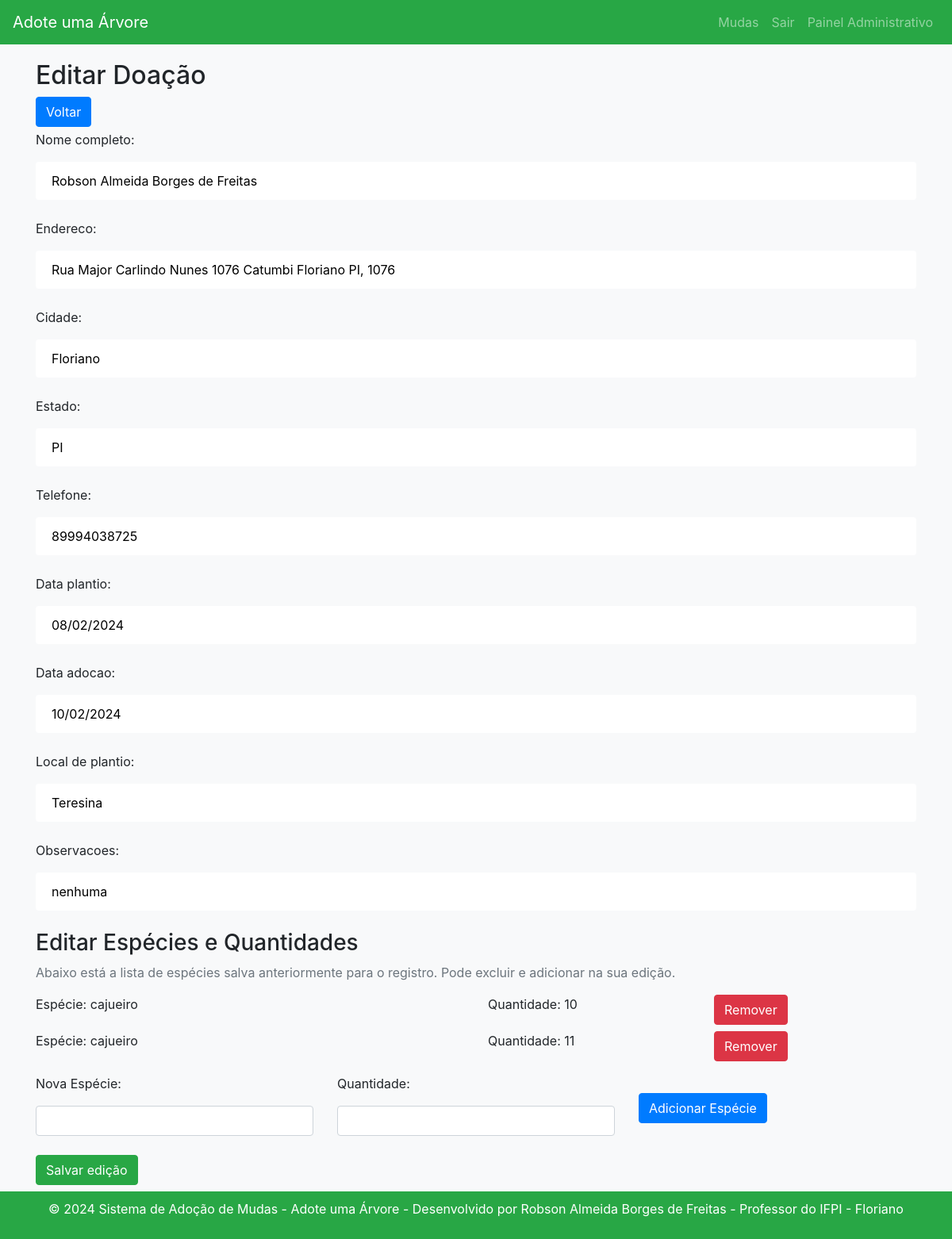
Screenshot of /doacoes/alterar/6/ (signed in) with the database file from the repository.
### arvore/models.py (models this page shows, shortened)
class DoacaoAvulso(models.Model):
    nome_completo = models.CharField(max_length=150)
    endereco = models.CharField(max_length=300)
    cidade = models.CharField(max_length=100)
    estado = models.CharField(max_length=100)
    telefone = models.CharField(max_length=20)
    funcionario = models.ForeignKey(User, on_delete=models.CASCADE)
    data_plantio = models.DateField(null=True, blank=True)
    data_adocao = models.DateField(null=True, blank=True)
    local_de_plantio = models.CharField(max_length=200)
    observacoes = models.CharField(max_length=200, null=True, blank=True)

class EspecieQuantidade(models.Model):
    doacao = models.ForeignKey('DoacaoAvulso', on_delete=models.CASCADE)
    especie = models.CharField(max_length=150)
    quantidade = models.IntegerField()

### arvore/views.py (the view)
# urls.py: path('doacoes/alterar/<int:pk>/', views.editar_doacao, name='alterar_doacao'),
@login_required
@user_passes_test(is_member_of_team)
def editar_doacao(request, pk):
    doacao = get_object_or_404(DoacaoAvulso, pk=pk)
    if request.method == 'POST':
        form = DoacaoAvulsoForm2(request.POST, instance=doacao)
        if form.is_valid():
            doacao = form.save(commit=False)
            doacao.funcionario = request.user
            doacao.save()
            doacao.especiequantidade_set.all().delete()
            especies_quantidades_raw = request.POST.getlist('especies_quantidades[]')
            for especie_quantidade_str in especies_quantidades_raw:
                especie, quantidade = especie_quantidade_str.split('|')
                EspecieQuantidade.objects.create(doacao=doacao, especie=especie, quantidade=quantidade)
            return redirect('detalhes_doacao', pk=pk)
    else:
        form = DoacaoAvulsoForm2(instance=doacao)
    return render(request, 'editar_doacao.html', {'form': form, 'doacao': doacao})

### arvore/forms.py
class DoacaoAvulsoForm2(forms.ModelForm):
    telefone = forms.CharField(widget=forms.TextInput(attrs={
            'type': 'tel',
            'placeholder': '(99)99999-9999',
            'title': 'Informe um número de telefone válido (apenas números)',
            'required': True
        }))
    class Meta:
        model = DoacaoAvulso
        fields = '__all__'
        exclude = ['funcionario']

### arvore/templatetags/custom_filters.py (called while the page is built)
@register.filter(name='is_member_of_team')
def is_member_of_team_filter(user):
    return is_member_of_team(user)

### arvore/views.py (called while the page is built)
def is_member_of_team(user):
    is_in_team_group = user.groups.filter(name='equipe').exists()
    is_superuser = user.is_superuser
    return is_in_team_group or is_superuser

### arvore/templates/editar_doacao.html (shortened to what this page needs)
{% extends 'base.html' %}
{% block content %}
  <h2>Editar Doação</h2>
  <a href="javascript:history.back()" class="btn btn-primary mb-1">Voltar</a>
  <form method="post" id="doacaoForm">
    {{ form.as_p }}
    <h3>Editar Espécies e Quantidades</h3>
    <p class="text-muted">Abaixo está a lista de espécies salva anteriormente para o registro. Pode excluir e adicionar na sua edição.</p>
    <div id="especiesQuantidades" class="mb-3">
        {% for especie_quantidade in doacao.especiequantidade_set.all %}
        <div class="row mb-2">
          <div class="col-md-6"><span>Espécie: </span>{{ especie_quantidade.especie }}</div>
          <div class="col-md-3"><span>Quantidade: </span>{{ especie_quantidade.quantidade }}</div>
          <div class="col-md-3">
            <button type="button" onclick="removerEspecieQuantidade(this)" class="btn btn-danger">Remover</button>
          </div>
        </div>
      {% endfor %}
    </div>
    <div class="mb-3">
      <div class="row align-items-center">
        <div class="col-md-4">
          <label for="novaEspecie" class="form-label">Nova Espécie:</label>
          <input type="text" id="novaEspecie" class="form-control">
        </div>
        <div class="col-md-4">
          <label for="novaQuantidade" class="form-label">Quantidade:</label>
          <input type="number" id="novaQuantidade" class="form-control">
        </div>
        <div class="col-md-4">
          <button type="button" id="adicionar-especie" class="btn btn-primary btn-auto">Adicionar Espécie</button>
        </div>
      </div>
    </div>
    <button type="submit" class="btn btn-success mb-2">Salvar edição</button>
  </form>
{% endblock %}

### arvore/templates/base.html (style rules this page uses)
body { background-color: #f8f9fa; padding-top: 56px; }
input, textarea { width: 100%; padding: 12px 20px; margin: 8px 0; box-sizing: border-box; border: none; border-radius: 4px; }

### rows the page displays
DoacaoAvulso: nome_completo "Robson Almeida Borges de Freitas", endereco "Rua Major Carlindo Nunes 1076 Catumbi Floriano PI, 1076", cidade "Floriano", estado "PI", telefone "89994038725", data_plantio "08/02/2024", data_adocao "10/02/2024", local_de_plantio "Teresina", observacoes "nenhuma"
EspecieQuantidade: especie "cajueiro", quantidade "10"
EspecieQuantidade: especie "cajueiro", quantidade "11"
